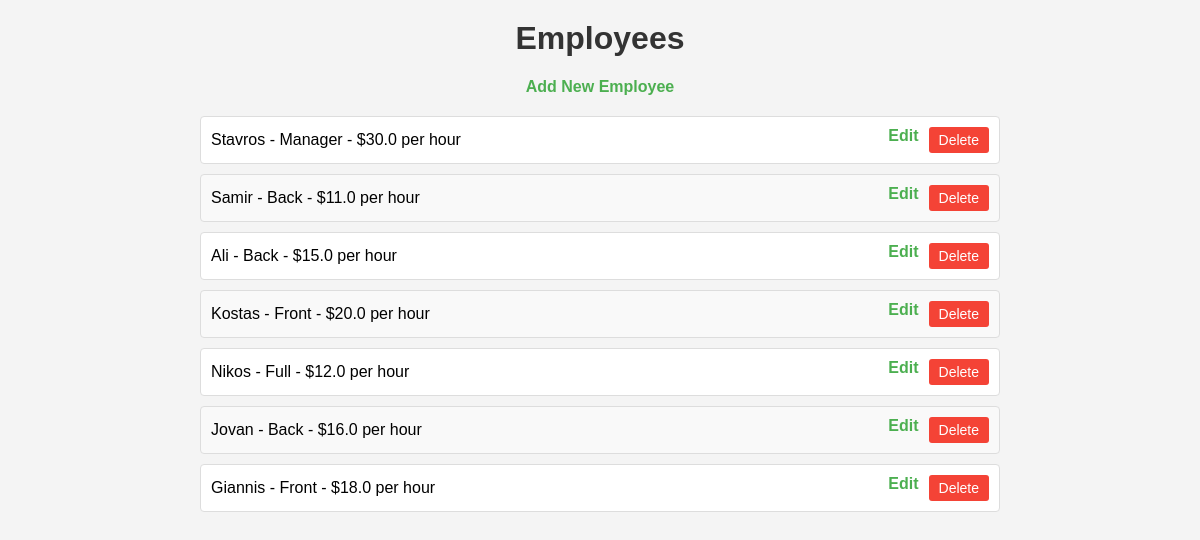
The page /employees on the database its author committed.
### models.py (models this page shows)
class Employee(db.Model):
    id = db.Column(db.Integer, primary_key=True)
    name = db.Column(db.String(100), nullable=False)
    position = db.Column(db.String(100), nullable=False)
    salary_per_hour = db.Column(db.Float, nullable=False)

### app.py (the view)
@app.route('/employees')
def show_employees():
    employees = Employee.query.all()
    return render_template('employees.html', employees=employees)

### templates/employees.html (shortened to what this page needs)
<!DOCTYPE html>
<html lang="en">
<head>
</head>
<body>
    <h1>Employees</h1>
    <a href="{{ url_for('new_employee') }}">Add New Employee</a>
    <ul class="employee-list">
        {% for employee in employees %}
            <li>
                {{ employee.name }} - {{ employee.position }} - ${{ employee.salary_per_hour }} per hour
                <div class="employee-actions">
                    <a href="{{ url_for('edit_employee', id=employee.id) }}">Edit</a>
                    <form action="{{ url_for('delete_employee', id=employee.id) }}" method="POST" style="display:inline;">
                        <button type="submit">Delete</button>
                    </form>
                </div>
            </li>
        {% endfor %}
    </ul>
</body>
</html>

### templates/employees.html (style rules this page uses)
body { font-family: Arial, sans-serif; margin: 0; padding: 0; background-color: #f4f4f4; display: flex; flex-direction: column; align-items: center; }
h1 { margin-top: 20px; color: #333; }
a { text-decoration: none; color: #4CAF50; font-weight: bold; }
.employee-list { width: 80%; max-width: 800px; margin: 20px 0; padding: 0; list-style-type: none; }
.employee-list li { background-color: #fff; border: 1px solid #ddd; border-radius: 4px; padding: 10px; margin-bottom: 10px; display: flex; justify-content: space-between; align-items: center; }
.employee-list li:nth-child(even) { background-color: #f9f9f9; }
.employee-actions { display: flex; gap: 10px; }
button { background-color: #f44336; color: white; border: none; padding: 5px 10px; border-radius: 3px; cursor: pointer; font-size: 14px; }

### rows shown on the page
Employee: name "Stavros", position "Manager", salary_per_hour "30.0"
Employee: name "Samir", position "Back", salary_per_hour "11.0"
Employee: name "Ali", position "Back", salary_per_hour "15.0"
Employee: name "Kostas", position "Front", salary_per_hour "20.0"
Employee: name "Nikos", position "Full", salary_per_hour "12.0"
Employee: name "Jovan", position "Back", salary_per_hour "16.0"
Employee: name "Giannis", position "Front", salary_per_hour "18.0"
